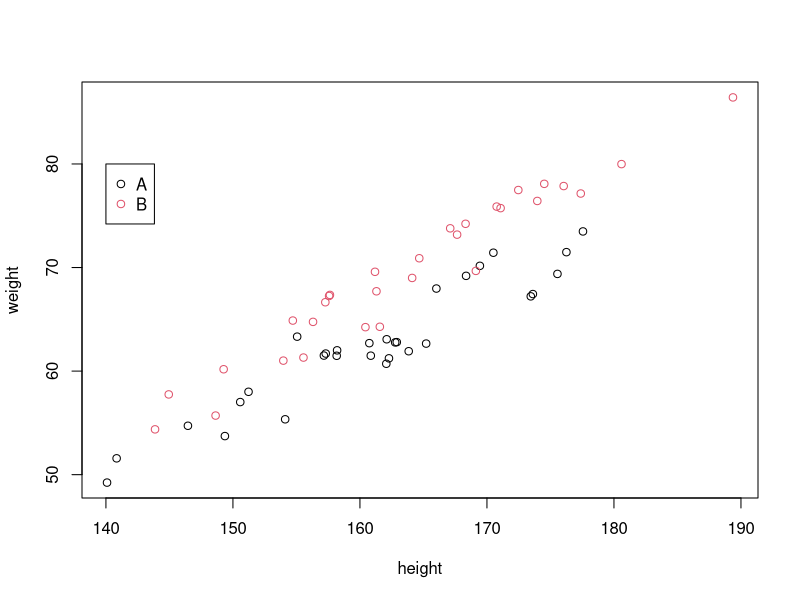
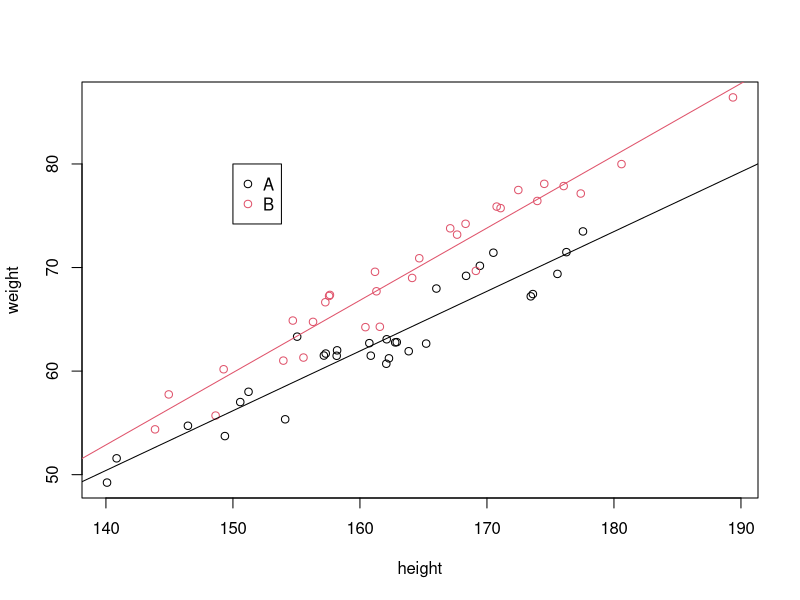
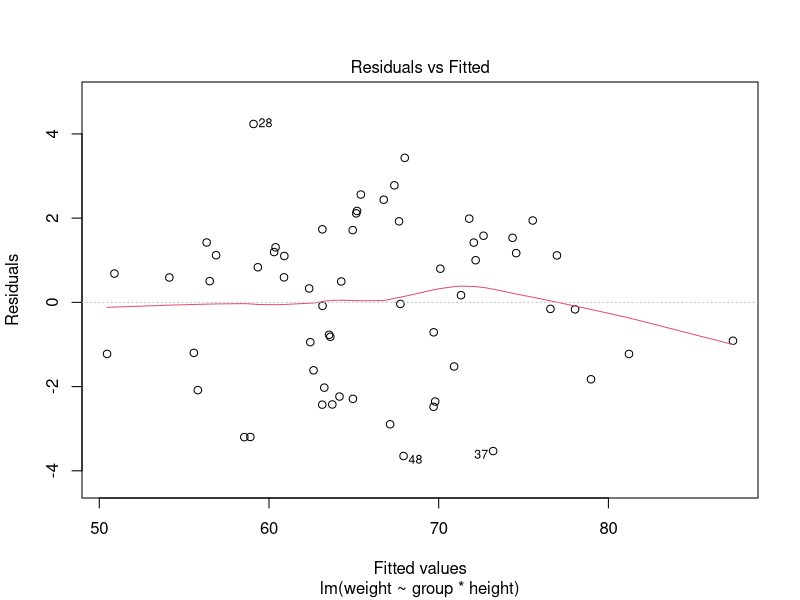
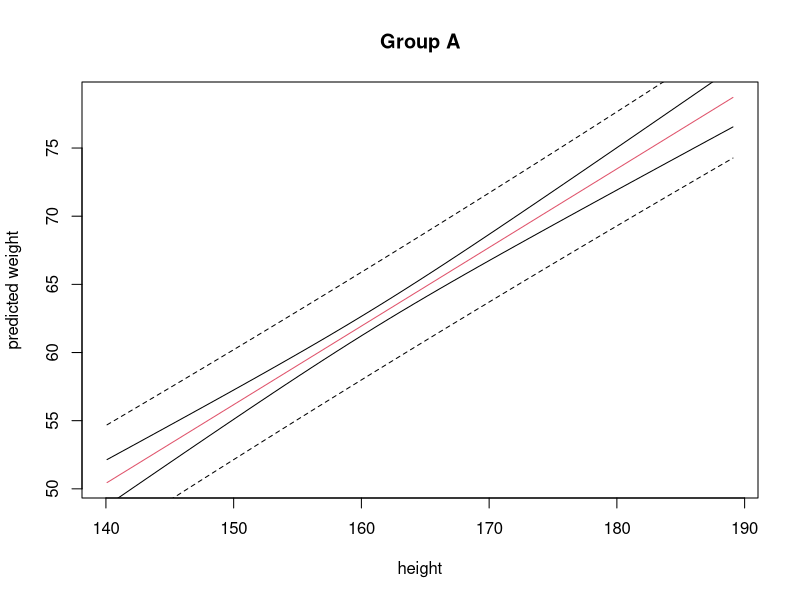
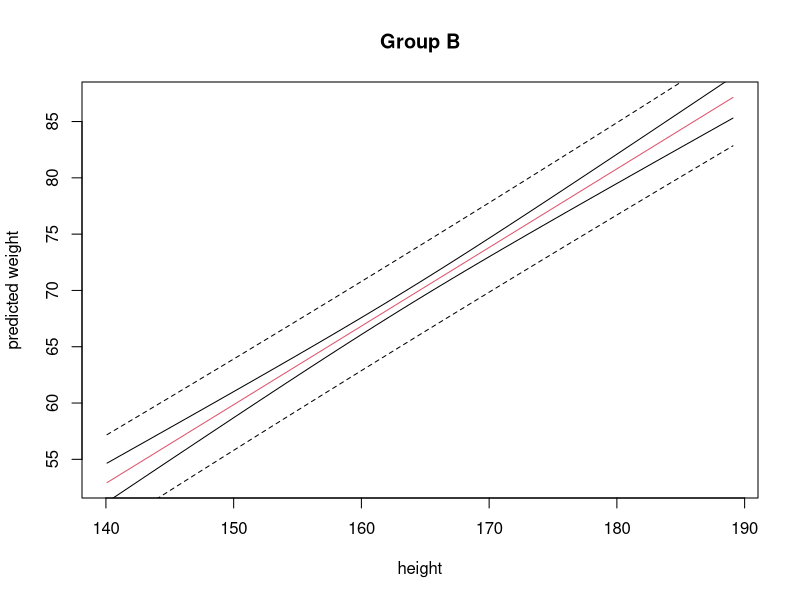
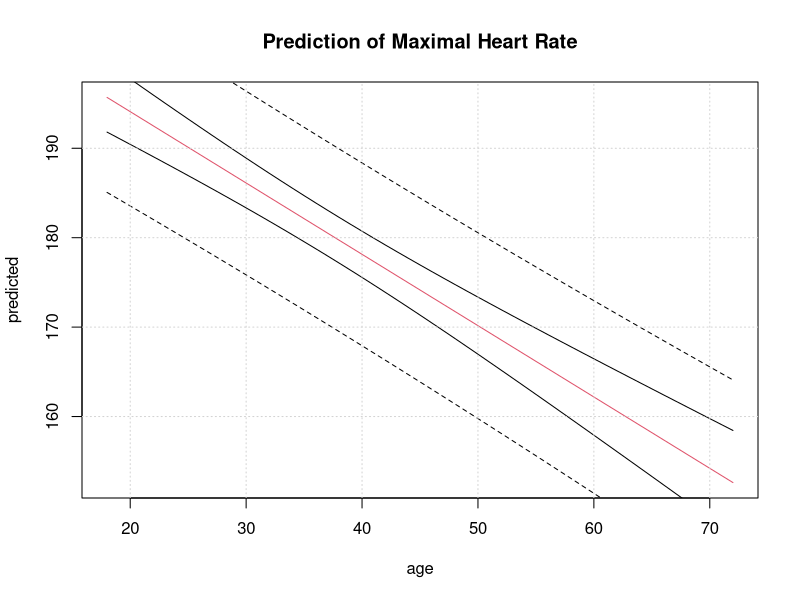

These figures' R source, in order:
## ---- chunk 1
knitr::opts_chunk$set(echo = T, message=F, warning=F, comment=NA, autodep=F,
                      eval=T, cache.rebuild=F, cache=F, R.options=list(width=120,digits=2,show.signif.stars=FALSE,scipen=0),
                      out.width="49%", dev.args=list(bg = 'transparent'))
## ---- chunk 2
library(psych)
## ---- chunk 3
set.seed(10)  
n.groups <- 2
n.sample <- 30
n <- n.groups*n.sample ##sample size
ind <- rep(1:n.groups, each=n.sample) ##Indicator for group
group <- factor(ind, labels = c("A", "B"))
height <- rnorm(n, mean=165, sd=11.4)
covariates<-data.frame(group,height)
Xeffects <- model.matrix(~group*height)
Xmeans <- model.matrix(~group*height-height-1)
sigma <-2
betaMeans <- c(muA<--36.475,muB<--45.5,slopeA<-0.615,slopeB<-0.7)
betaEffects <- c(muA,muB-muA,slopeA,slopeB-slopeA)
lin.pred <- Xeffects %*% betaEffects 	
lin.pred2 <- Xmeans %*% betaMeans  
#all.equal(lin.pred,lin.pred2) ## should be same of course
eps <- rnorm(n = n, mean = 0, sd = sigma) ## add noise
weight <- lin.pred + eps ## response
df <- data.frame(group,height,weight)
## ---- chunk 4
str(df)
headTail(df)
plot(weight~height,data=df,col=as.numeric(group))
legend(140,80,legend=levels(group),col=c(1,2),pch=21)
## ---- chunk 5
by(df[,-1],df$group,describe) 
cor(weight,height,method="pearson")
cor(weight,height,method="spearman")
by(df[,-1],df$group,cor)
## ---- chunk 6
mod<-lm(weight~group*height,df)
mod
## ---- chunk 7
summary(mod)
## ---- chunk 8
betaEffects
sigma
## ---- chunk 9
plot(weight~height,data=df,col=as.numeric(group))
legend(150,80,legend=levels(group),col=c(1,2),pch=21)
abline(mod$coef[1],mod$coef[3],col=1)
abline(mod$coef[1]+mod$coef[2],mod$coef[3]+mod$coef[4],col=2)
## ---- chunk 10
confint(mod,level=0.95)
## ---- chunk 11
knitr::kable(cbind(summary(mod)$coef,confint(mod)),digits=3)
## ---- chunk 12
knitr::kable(anova(mod),digits=3)
## ---- chunk 13
modNoMainG<-lm(weight~height*group-group) #equals weight~height+height:group
anova(mod,modNoMainG)
## ---- chunk 14
car::Anova(mod,type=3)
## ---- chunk 15
mod0<-lm(weight~1)
anova(mod0,mod)
## ---- chunk 16
plot(mod,which=1)
## ---- chunk 17
new<-data.frame(group=c("A","B","A"),height=c(170,180,190))
new
## ---- chunk 18
pred<-predict(mod,newdata=new,interval="prediction")
cbind(new,pred)
## ---- chunk 19
pred2<-predict(mod,newdata=new,interval="confidence")
cbind(new,pred2)
## ---- chunk 20
pred.frame<-data.frame(group="A",height=seq(min(df$height),max(df$height)))
pc<-data.frame(predict(mod,newdata=pred.frame,interval="confidence"))
pp<-data.frame(predict(mod,newdata=pred.frame,interval="prediction"))
plot(pred.frame$height,pc[,1],col=2,type="l",xlab="height",ylab="predicted weight",main="Group A")
lines(pred.frame$height,pc[,2])
lines(pred.frame$height,pc[,3])
lines(pred.frame$height,pp[,2],lty=2)
lines(pred.frame$height,pp[,3],lty=2)
pred.frame<-data.frame(group="B",height=seq(min(df$height),max(df$height)))
pc<-data.frame(predict(mod,newdata=pred.frame,interval="confidence"))
pp<-data.frame(predict(mod,newdata=pred.frame,interval="prediction"))
plot(pred.frame$height,pc[,1],col=2,type="l",xlab="height",ylab="predicted weight",main="Group B")
lines(pred.frame$height,pc[,2])
lines(pred.frame$height,pc[,3])
lines(pred.frame$height,pp[,2],lty=2)
lines(pred.frame$height,pp[,3],lty=2)

## ---- chunk 21
Age <- c(18,23,25,35,65,54,34,56,72,19,23,42,18,39,37)
HR <- c(202,186,187,180,156,169,174,172,153,199,193,174,198,183,178)
## ---- chunk 22
modHR <- lm(HR~Age)
pred.frame<-data.frame(Age=18:72)
pp<-predict(modHR,interval="prediction",newdata=pred.frame)
pc<-predict(modHR,interval="confidence",newdata=pred.frame)
pred.age<-pred.frame$Age
plot(pred.age,pp[,1],lty=1,type="l",main="Prediction of Maximal Heart Rate",ylab="predicted",col=2,xlab="age")
lines(pred.age,pc[,2],lty=1)
lines(pred.age,pc[,3],lty=1)
lines(pred.age,pp[,2],lty=2)
lines(pred.age,pp[,3],lty=2)
grid()
